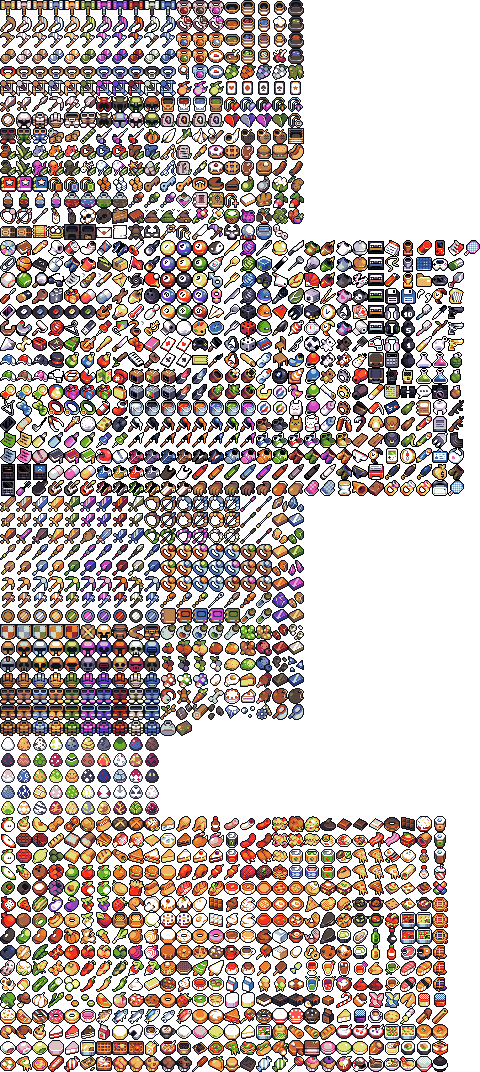
#> input picture assets/palette_tool/output_merged.png, 480 x 1072 px
$ python palette_transformer2.py out.png output_merged.png
#> lines starting #> are read from the running program, lines starting #| are printed output that depends on the picture; after the words box and inside, x2 and y2 are one past the last pixel; in counts of white or black regions, pixels touching at a corner belong together
import argparse
import collections.abc

import colour  # pip install colour-science
import numpy
import PIL.Image

from typing import Literal
from numpy.typing import NDArray


def rgb2oklab(rgb: NDArray[numpy.float32]):
    xyz = colour.sRGB_to_XYZ(rgb)
    oklab = colour.XYZ_to_Oklab(xyz)
    return oklab.astype(numpy.float32)


def oklab2rgb(oklab: NDArray[numpy.float32]):
    xyz = colour.Oklab_to_XYZ(oklab)
    rgb = colour.XYZ_to_sRGB(xyz)
    return rgb.astype(numpy.float32)


def median_cut(bucket: list[NDArray[numpy.float32]]):
    if len(bucket) == 0:
        raise ValueError("Bucket is empty")

    target_channel = -1
    target_index = -1
    best_range = -1

    for i, arr in enumerate(bucket):
        image_range: NDArray[numpy.float32] = arr.max(0) - arr.min(0)
        target_channel = image_range.argmax(0)

        image_range_max: int = image_range.max().item()
        if image_range_max > best_range:
            best_range = image_range_max
            target_index = i

    image_numpy_flatten = bucket.pop(target_index)
    sorted_pixels = image_numpy_flatten[image_numpy_flatten[:, target_channel].argsort()]
    sorted_pixels = sorted_pixels.astype(numpy.float32)
    cut_index = sorted_pixels.shape[0] // 2
    bucket.append(sorted_pixels[:cut_index])
    bucket.append(sorted_pixels[cut_index:])


def average_image_array(bucket: list[NDArray[numpy.float32]]):
    for pixels in bucket:
        pmean: NDArray[numpy.float32] = pixels.astype(numpy.float32).mean(0)
        yield pmean


def get_palette(image: NDArray[numpy.float32], n: int = 256):
    bucket = [image.reshape(-1, 3)]

    while len(bucket) < n:
        median_cut(bucket)

    return numpy.vstack(list(average_image_array(bucket)), dtype=numpy.float32)


def quantize_image_smolsize(img: NDArray[numpy.float32], palette: NDArray[numpy.float32]):
    dist = img.reshape(-1, 3)[:, None, :] - palette[None, :, :]
    # Squared Euclidean distances to all palette colors
    dist2 = numpy.sum(dist**2, axis=2)  # (H*W, N)

    # Find nearest palette color index for each pixel
    nearest_idx = numpy.argmin(dist2, axis=1)  # (H*W,)

    # Map back
    quantized = palette[nearest_idx].reshape(img.shape)

    return quantized


# Always return RGBA
def stack_images(*image: str):
    base = PIL.Image.open(image[0]).convert("RGBA")
#> base is the input picture: PIL image 480x1072 RGBA; mean R, G, B, A 58.2, 46.6, 42.1, 124

    for img in image[1:]:
        other = PIL.Image.open(img).convert("RGBA")
        composite = PIL.Image.new("RGBA", (max(base.width, other.width), base.height + other.height))
        composite.paste(base)
        composite.paste(other, (0, base.height))
        base = composite

    return base


def pil_to_numpy_float32(img: PIL.Image.Image) -> NDArray[numpy.float32]:
    return numpy.array(img, numpy.uint8).astype(numpy.float32) / 255.0


def numpy_float32_to_pil(img: NDArray[numpy.float32]):
    u8 = (img * 255.0 + 0.5).clip(0.0, 255.0).astype(numpy.uint8)
    pil = PIL.Image.fromarray(u8)
    return pil


class Args:
    input_merged: str | None
    palette: str | None
    input_palette: str | None
    colorspace: Literal["rgb", "oklab"]
    ncolors: int
    output_merged: str
    input: collections.abc.Sequence[str]


def main(args=None):
    if not args:
        parser = argparse.ArgumentParser(formatter_class=argparse.ArgumentDefaultsHelpFormatter)
        parser.add_argument("--input-merged", help="Where to store the merged input (optional)", default=None)
        parser.add_argument("--palette", help="Where to store the generated palette (optional)", default=None)
        parser.add_argument("--input-palette", help="What palette to use (optional)", default=None)
        parser.add_argument(
            "--colorspace", help="Which colorspace to use?", choices=["rgb", "oklab"], type=str.lower, default="rgb"
        )
        parser.add_argument(
            "--ncolors", help="How many colors in the palette? Ignored if --input-palette is used", type=int, default=64
        )
        parser.add_argument("output_merged", help="Where to store the quantized merged output")
        parser.add_argument("input", nargs="+", help="Input image files")
        args = parser.parse_args(namespace=Args())

    input_merged = stack_images(*args.input)
    if args.input_merged:
        print("Writing merged input", args.input_merged)
        input_merged.save(args.input_merged)

    input_np = pil_to_numpy_float32(input_merged)
    input_rgb, input_alpha = input_np[:, :, :3], input_np[:, :, 3]
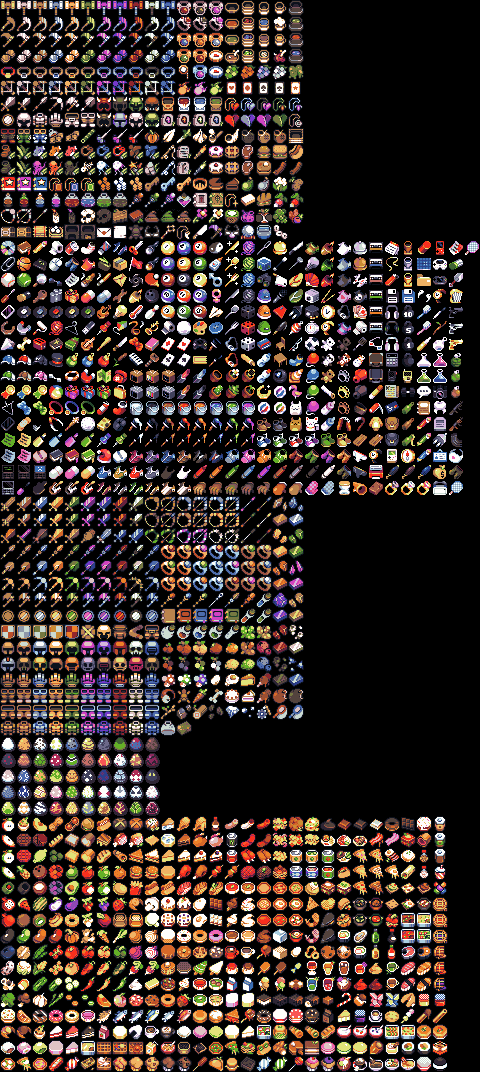
#> input_rgb: shape (1072, 480, 3) float32; mean R, G, B 0.228, 0.183, 0.165
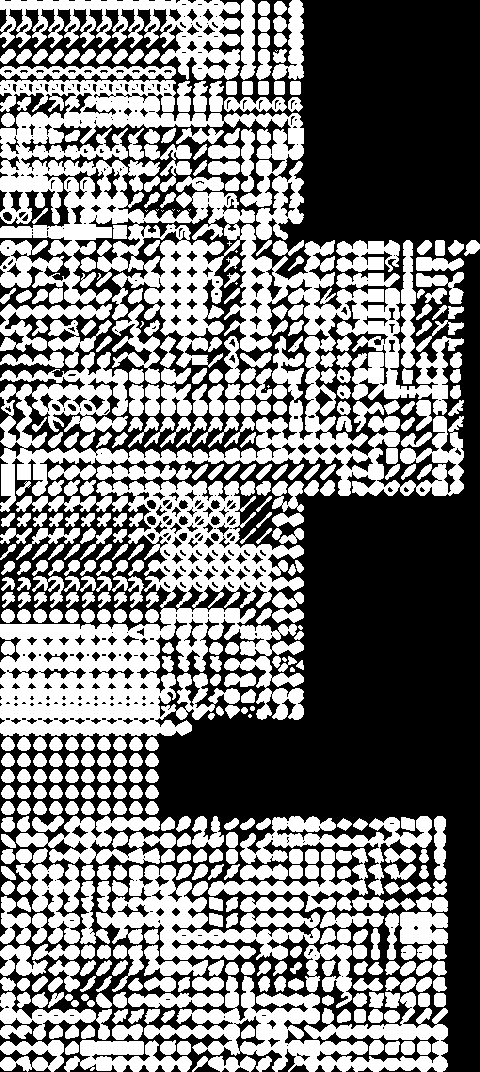
#> input_alpha: shape (1072, 480) float32; values 0 (black) and 1 (white), 48.6% white; 497 white regions (17 under 20 px), largest, box (x1, y1, x2, y2) and area: (0, 80, 464, 512) 66851, (0, 480, 304, 736) 35279, (144, 976, 448, 1072) 11517
    pal_rgb = None

    if args.input_palette:
        pal_pil = PIL.Image.open(args.input_palette).convert("RGBA")
        pal_np = pil_to_numpy_float32(pal_pil).reshape(-1, 4)
        # Only select non-fully-transparent color, discarding the alpha
        pal_rgb = numpy.unique(pal_np[pal_np[:, 3] > 0][:, :3], axis=0)
        print("Palette", args.input_palette, "has", len(pal_rgb), "colors")

    print("Quantizing in", args.colorspace, "colorspace")
    match args.colorspace:
        case "rgb":
            if pal_rgb is None:
                pal_rgb = get_palette(input_rgb, args.ncolors)
            quantized_rgb = quantize_image_smolsize(input_rgb, pal_rgb)
        case "oklab":
            image_oklab = rgb2oklab(input_rgb)

            if pal_rgb is None:
                pal = get_palette(image_oklab, args.ncolors)
                pal_rgb = oklab2rgb(pal)
            else:
                pal = rgb2oklab(pal_rgb)

            quantized = quantize_image_smolsize(image_oklab, pal)
            quantized_rgb = oklab2rgb(quantized)
        case _:
            raise ValueError("invalid colorspace")
#> the loop in get_palette, `while len(bucket) < n:` made 63 passes
#> cut_index in median_cut on passes 1 to 12: 257280, 128640, 64320, 32160, 64320, 16080, 32160, 16080, 8040, 32160, 16080, 8040

    if args.palette and not args.input_palette:
        print("Writing palette", args.palette)
        numpy_float32_to_pil(pal_rgb.reshape(1, -1, 3)).save(args.palette)

    quantized_rgba = numpy.dstack((quantized_rgb, input_alpha))
    quantized_pil = numpy_float32_to_pil(quantized_rgba)
    print("Writing output", args.output_merged)
    quantized_pil.save(args.output_merged)


def run_with_args():
    a = Args()
    a.input_merged = None
    a.input_palette = "palette_1.png"
    a.palette = "palette_1.png"
    a.colorspace = "oklab"
    a.ncolors = 64
    a.output_merged = "output_merged.png"
    a.input = [
        "input1.png", "input2.png", "input3.png", "input4.png",
        "input5.png", "input6.png", "input7.png"
    ]
    main(a)


if __name__ == "__main__":
    main()
    # run_with_args()
